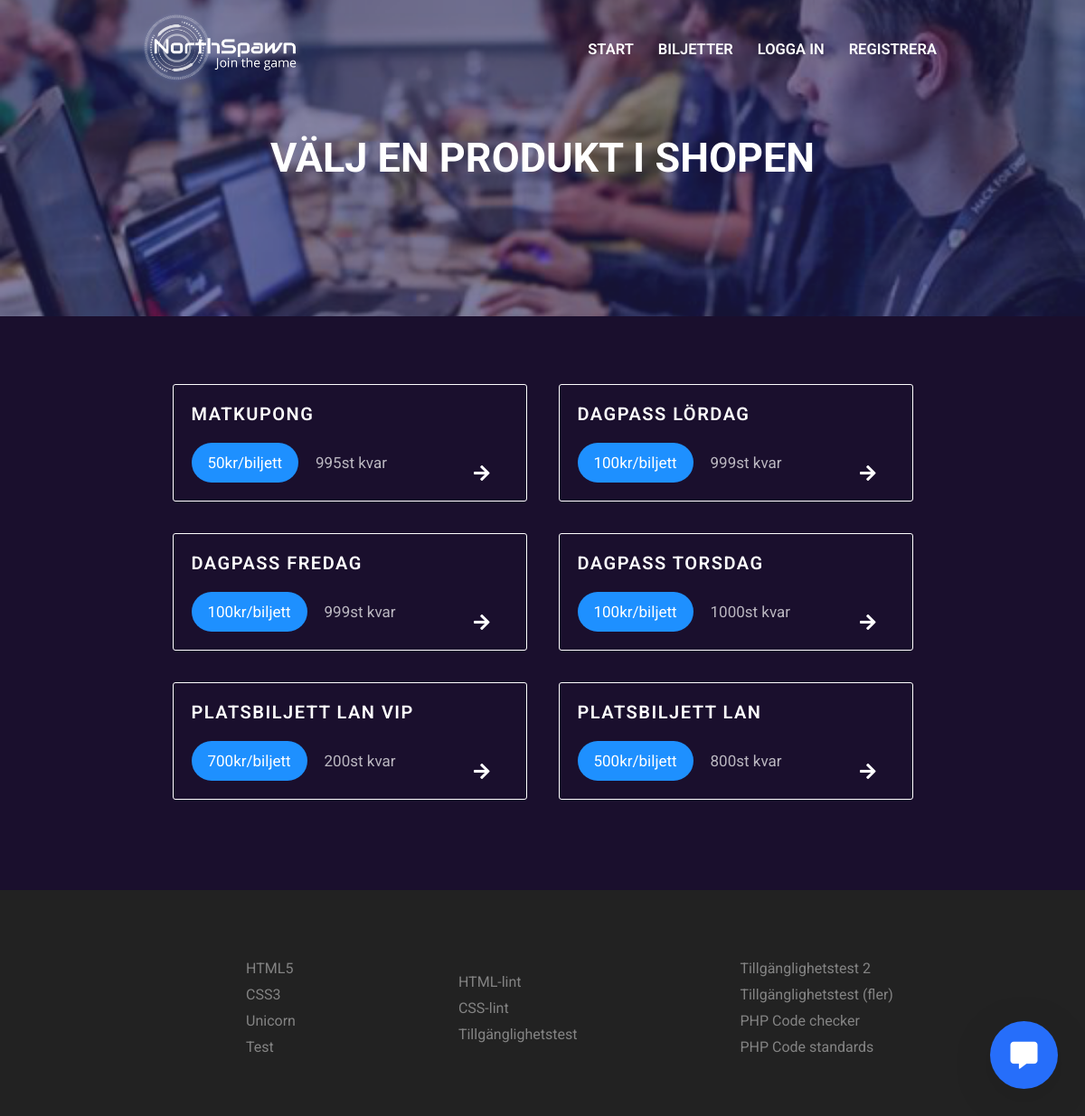
Screenshot of /index.php?pageid=products with the database file from the repository.
### tables this page shows
CREATE TABLE products (product_id INTEGER PRIMARY KEY AUTOINCREMENT NOT NULL UNIQUE, product_name VARCHAR UNIQUE NOT NULL, product_cost INTEGER, product_stock INTEGER, product_desc VARCHAR);

### index.php (called while the page is built, shortened)
<?php
	if(empty($_GET['pageid']))
	{
    $pageid = "landing";
	}
	else
	{
    $pageid = htmlspecialchars($_GET['pageid']);
  }
  require("incs/header/header.php");
  ?>
  <?php
  require("pages/{$pageid}/{$pageid}.php");
  require("incs/feedBackModal/feedBackModal.php");
  require("incs/footer/footer.php");
  ?>

### pages/products/products.php (the view, shortened to what this page needs)
<?php
    $stmtProducts = $db->prepare("SELECT * FROM products");
    $stmtProducts->execute();
?>
<div class="content">
    <div class="products">
    <?php
        while($product = $stmtProducts->fetch()){
            echo <<<PRODUCT
            <div class="product" >
                <form method="post" action="index.php?pageid=cart" >
                <h2>{$product['product_name']}</h2>
                <h3>{$product['product_cost']}kr/biljett</h3>
                <h3>{$product['product_stock']}st kvar</h3>
                    <input type="hidden" name="product" value={$product['product_name']}>
                    <input type="hidden" name="product_id" value={$product['product_id']}>
                    <input type="hidden" name="product_cost" value={$product['product_cost']}>
                    <button></button>
                </form>
                <i class="fas fa-arrow-right"></i>
            </div>
PRODUCT;
        }
    ?>
    </div>
</div>

### incs/header/header.php (shortened to what this page needs)
<?php
  if(!isset($_GET['pageid'])){
    $title = "Lan. E-sport. Gaming. Hackathon. Expo. Välkommen till Northspawn";
    $header = "700";
  } elseif ($_GET['pageid'] === 'landing') {
    $title = "Lan. E-sport. Gaming. Hackathon. Expo. Välkommen till Northspawn";
    $header = "700";
  } elseif ($_GET['pageid'] === 'login') {
    $title = "Logga in på Northspawn";
    $header = "350";
  } elseif ($_GET['pageid'] === 'register') {
    $title = "Registrera hos Northspawn";
    $header = "350";
  }  elseif ($_GET['pageid'] === 'feedback') {
    $title = "Northspawn - feedback";
    $header = "350";
  } elseif ($_GET['pageid'] === 'products') {
    $title = "Välj en produkt i shopen";
    $header = "350";
  } elseif ($_GET['pageid'] === 'cart') {
    $title = "Northspawn - Kundvagn";
    $header = "350";
  } elseif ($_GET['pageid'] === 'orders') {
    $title = "Northspawn - Ordrar";
    $header = "250";
  } elseif ($_GET['pageid'] === 'products') {
    $title = "Northspawn - Biljetter";
    $header = "250";
  } elseif ($_GET['pageid'] === 'checkout') {
    $title = "Northspawn - Köp genomfört";
    $header = "300";
  } elseif ($_GET['pageid'] === 'addNews') {
    $title = "Northspawn - Lägg till nyhet";
    $header = "300";
  } elseif ($_GET['pageid'] === 'profile') {
    $title = "Northspawn - Din profil";
    $header = "300";
  }
?>
<!DOCTYPE html>
<html lang="sv">
<head>
  <link rel="stylesheet" href="https://use.fontawesome.com/releases/v5.0.12/css/solid.css">
  <link rel="stylesheet" href="https://use.fontawesome.com/releases/v5.0.12/css/fontawesome.css">
</head>
<body>
<nav>
  <ul>
    <div class="left">
      <a href="index.php">
        <img class="logo" src="./imgs/logo_jointhegame_vit.png" alt="Logotyp">
      </a>
    </div>
    <div class="right" >
      <li><a href="index.php">Start</a></li>
      <li><a href="index.php?pageid=products">Biljetter</a></li>
    <?php
      if(!empty($_SESSION['user'])){
        echo <<<MESSAGE
        <li><a href="index.php?pageid=cart">Kundvagn</a></li>
        <li><a href="index.php?pageid=landing&logout=true">Logga ut</a></li>
        <li class="message" ><a href="index.php?pageid=profile">Välkommen {$displayUser}</a></li>
MESSAGE;
        if(!empty($_SESSION['admin'])){
          if($_SESSION['admin'] === 'TRUE'){
            echo <<<EXTRA
            <li><i id="menuBtn" class="fas fa-caret-square-down"></i></li>
            <li><i id="closeBtn" class="fas fa-minus-square"></i></li>
            <div id="menu">
              <ul>
                <li><a href=index.php?pageid=orders>Se ordrar</a></li>
                <li><a href="index.php?pageid=addNews">Lägg till nyhet</a></li>
                <li><a href="index.php?pageid=feedback">Se feedback</a></li>
              </ul>
            </div>
EXTRA;
          } else {
            echo "<a href=index.php?pageid=profile><div class=thumbnail></div></a>";
          }
        }
      } else {
        echo <<<CONTENT
        <li><a href=index.php?pageid=login>Logga in</a></li>
        <li><a href="index.php?pageid=register">Registrera</a></li>
CONTENT;
      }
    ?>
    </div>
  </ul>
</nav>
<div class="header" style="min-height: <?php echo $header; ?>px" >
  <h1><?php echo $title; ?></h1>
</div>

### incs/feedbackModal/feedbackModal.php (shortened to what this page needs)
<div onClick="openWindow()" id="chatWindowBtn"><i class="fas fa-comment-alt"></i></div>

### incs/footer/footer.php (shortened to what this page needs)
<div class="footer" >
  <ul class="left" >
    <li><a href="http://validator.w3.org/check/referer">HTML5</a></li>
    <li><a href="http://jigsaw.w3.org/css-validator/check/referer?profile=css3">CSS3</a></li>
    <li><a href="http://validator.w3.org/unicorn/check?ucn_uri=referer&amp;ucn_task=conformance">Unicorn</a></li>
    <li><a href="http://validator.w3.org/unicorn/check?ucn_uri=referer&amp;ucn_task=conformance">Test</a></li>
  </ul>
  <ul class="center">
    <li><a target="blank" href="http://htmllint.com">HTML-lint</a></li>
    <li><a target="blank" href="http://csslint.net">CSS-lint	</a></li>
    <li><a target="blank" href="http://wave.webaim.org">Tillgänglighetstest</a></li>
  </ul>
   <ul class="right">
    <li><a target="blank" href="http://tawdis.net">Tillgänglighetstest 2</a></li>
    <li><a target="blank" href="https://webbriktlinjer.se/testa-din-webbplats/automatiska-testverktyg/ ">Tillgänglighetstest (fler)</a></li>
    <li><a target="blank" href="https://phpcodechecker.com/">PHP Code checker</a></li>
    <li><a target="blank" href="http://webcodesniffer.net/">PHP Code standards</a></li>
  </ul>
</div>
</body>
</html>

### rows the page displays
products: product_name "MATKUPONG", product_cost "50", product_stock "995"
products: product_name "DAGPASS LÖRDAG", product_cost "100", product_stock "999"
products: product_name "DAGPASS FREDAG", product_cost "100", product_stock "999"
products: product_name "DAGPASS TORSDAG", product_cost "100", product_stock "1000"
products: product_name "PLATSBILJETT LAN VIP", product_cost "700", product_stock "200"
products: product_name "PLATSBILJETT LAN", product_cost "500", product_stock "800"

### other values shown
$title "VÄLJ EN PRODUKT I SHOPEN"
